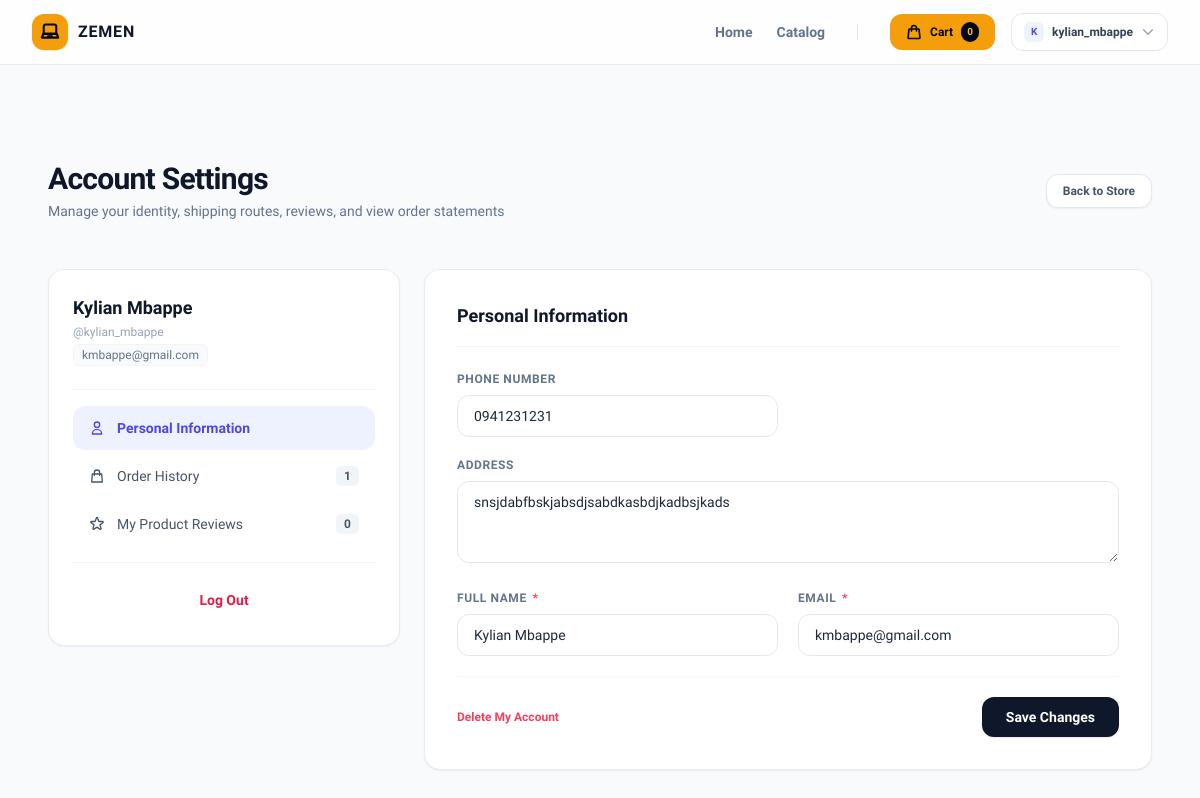
Screenshot of /profile/ (signed in) with the database file from the repository.
### myapp/models.py (models this page shows, shortened)
class Customer(models.Model):
    user = models.OneToOneField(
        settings.AUTH_USER_MODEL,
        on_delete=models.CASCADE,
        related_name='customer_profile'
    )
    full_name = models.CharField(max_length=255, blank=True, null=True)
    email = models.EmailField(unique=True, blank=True, null=True)
    address = models.TextField(blank=True, null=True)
    phone_number = models.CharField(max_length=15, blank=True, null=True)

### myapp/views.py (the view)
# urls.py: path('profile/', views.profile_view, name='profile'),
@login_required
def profile_view(request):
    customer_profile = get_object_or_404(Customer, user=request.user)
    if request.method == 'POST':
        form = CustomerProfileForm(request.POST, instance=customer_profile, user=request.user)
        if form.is_valid():
            form.save()
            messages.success(request, "Your profile has been updated successfully!")
            return redirect('profile')
    else:
        form = CustomerProfileForm(instance=customer_profile, user=request.user)
    user_reviews = Review.objects.filter(customer=customer_profile).select_related('laptop')
    return render(request, 'account/profile.html', {
        'form': form,
        'customer': customer_profile,
        'reviews': user_reviews,
    })

### myapp/forms.py (shortened to what this page needs)
class CustomerProfileForm(forms.ModelForm):
    full_name = forms.CharField(max_length=255, required=True, label="Full Name")
    email = forms.EmailField(required=True)
    class Meta:
        model = Customer
        fields = ['phone_number', 'address']
    def __init__(self, *args, **kwargs):
        self.user = kwargs.pop('user', None)
        super().__init__(*args, **kwargs)
        if self.user:
            self.fields['email'].initial = self.user.email
            if self.instance and hasattr(self.instance, 'full_name'):
                self.fields['full_name'].initial = self.instance.full_name

### myapp/templates/account/profile.html (shortened to what this page needs)
{% extends "base.html" %}
{% load static %}
{% block content %}
<div class="bg-[#f8fafc] text-slate-800 min-h-screen antialiased"
     x-data="{
         deleteModalOpen: false,
         editReviewModalOpen: false,
         deleteReviewModalOpen: false,
         activeTab: 'profile',
         editActionUrl: '',
         deleteActionUrl: '',
         editRating: 5,
         editText: ''
     }">
<div class="container mx-auto max-w-6xl px-4 py-8 md:py-12">
    <div class="flex flex-col sm:flex-row sm:items-center sm:justify-between gap-4 mb-8 md:mb-12">
        <div>
            <h1 class="text-2xl md:text-3xl font-extrabold tracking-tight text-slate-900">Account Settings</h1>
            <p class="text-sm text-slate-500 mt-1">Manage your identity, shipping routes, reviews, and view order statements</p>
        </div>
        <a href="{% url 'home' %}" class="inline-flex items-center justify-center px-4 py-2 text-xs font-semibold text-slate-600 bg-white border border-slate-200 rounded-xl hover:bg-slate-50 hover:text-slate-900 transition-all shadow-sm">
            Back to Store
        </a>
    </div>
    <div class="grid grid-cols-1 lg:grid-cols-12 gap-6 items-start">
        <div class="lg:col-span-4 bg-white border border-slate-200/80 rounded-2xl p-6 shadow-sm">
            <div class="overflow-hidden w-full mb-4">
                <h4 class="font-bold text-slate-900 text-base lg:text-lg truncate">{{ customer.full_name|default:request.user.username }}</h4>
                <p class="text-xs text-slate-400 truncate mt-0.5">@{{ request.user.username }}</p>
                <p class="text-xs text-slate-500 truncate mt-1 bg-slate-50 border border-slate-100 px-2 py-0.5 rounded-md inline-block">{{ request.user.email }}</p>
            </div>
            <div class="my-4 border-t border-slate-100"></div>
            <nav class="space-y-1">
                <button @click="activeTab = 'profile'" :class="activeTab === 'profile' ? 'bg-indigo-50 text-indigo-600 font-semibold' : 'text-slate-600 hover:bg-slate-50 hover:text-slate-900'" class="w-full flex items-center gap-3 px-4 py-3 text-sm rounded-xl transition-all">
                    <svg class="w-4 h-4" fill="none" viewBox="0 0 24 24" stroke="currentColor" stroke-width="2"><path stroke-linecap="round" stroke-linejoin="round" d="M16 7a4 4 0 11-8 0 4 4 0 018 0zM12 14a7 7 0 00-7 7h14a7 7 0 00-7-7z" /></svg>
                    Personal Information
                </button>
                <button @click="activeTab = 'orders'" :class="activeTab === 'orders' ? 'bg-indigo-50 text-indigo-600 font-semibold' : 'text-slate-600 hover:bg-slate-50 hover:text-slate-900'" class="w-full flex items-center justify-between px-4 py-3 text-sm rounded-xl transition-all">
                    <span class="flex items-center gap-3">
                        <svg class="w-4 h-4" fill="none" viewBox="0 0 24 24" stroke="currentColor" stroke-width="2"><path stroke-linecap="round" stroke-linejoin="round" d="M16 11V7a4 4 0 00-8 0v4M5 9h14l1 12H4L5 9z" /></svg>
                        Order History
                    </span>
                    <span class="bg-slate-100 text-slate-600 text-xs font-bold px-2 py-0.5 rounded-md">{{ customer.orders.all.count|default:0 }}</span>
                </button>
                <button @click="activeTab = 'reviews'" :class="activeTab === 'reviews' ? 'bg-indigo-50 text-indigo-600 font-semibold' : 'text-slate-600 hover:bg-slate-50 hover:text-slate-900'" class="w-full flex items-center justify-between px-4 py-3 text-sm rounded-xl transition-all">
                    <span class="flex items-center gap-3">
                        My Product Reviews
                    </span>
                    <span class="bg-slate-100 text-slate-600 text-xs font-bold px-2 py-0.5 rounded-md">{{ reviews.count|default:0 }}</span>
                </button>
            </nav>
            <div class="hidden lg:block my-4 border-t border-slate-100"></div>
            <a href="{% url 'logout' %}" class="w-full block text-center mt-4 lg:mt-0 px-4 py-2.5 text-sm font-semibold text-rose-600 hover:bg-rose-50 border border-transparent rounded-xl transition-all">
                Log Out
            </a>
        </div>
        <div class="lg:col-span-8 bg-white border border-slate-200/80 rounded-2xl p-6 md:p-8 shadow-sm min-h-[400px]">
            <div x-show="activeTab === 'profile'" x-transition:enter="transition ease-out duration-200" x-transition:enter-start="opacity-0 translate-y-1">
                <h3 class="font-bold text-slate-900 text-lg mb-6 flex items-center gap-2 border-b border-slate-100 pb-4">
                    Personal Information
                </h3>
                <form method="POST" novalidate class="space-y-5">
                    <div class="grid grid-cols-1 md:grid-cols-2 gap-5">
                        {% for field in form %}
                            <div class="{% if field.name == 'address' %}md:col-span-2{% else %}col-span-1{% endif %}">
                                <label for="{{ field.id_for_label }}" class="block text-xs font-semibold text-slate-500 uppercase tracking-wider mb-2">
                                    {{ field.label }}
                                    {% if field.field.required %}
                                        <span class="text-rose-500 font-bold ml-0.5">*</span>
                                    {% endif %}
                                </label>
                                {% if field.name == 'address' %}
                                    <textarea name="{{ field.name }}" id="{{ field.id_for_label }}"
                                              class="w-full px-4 py-2.5 text-sm rounded-xl border border-slate-200 placeholder-slate-400 focus:outline-none focus:ring-4 focus:ring-indigo-500/10 focus:border-indigo-500 transition-all ring-offset-0 {% if field.errors %}border-rose-400 ring-4 ring-rose-500/10{% endif %}"
                                              rows="3" placeholder="Enter your delivery address">{% if field.value %}{{ field.value }}{% endif %}</textarea>
                                {% else %}
                                    <input type="{% if field.name == 'email' %}email{% else %}text{% endif %}"
                                           name="{{ field.name }}" id="{{ field.id_for_label }}"
                                           class="w-full px-4 py-2.5 text-sm rounded-xl border border-slate-200 placeholder-slate-400 focus:outline-none focus:ring-4 focus:ring-indigo-500/10 focus:border-indigo-500 transition-all ring-offset-0 {% if field.errors %}border-rose-400 ring-4 ring-rose-500/10{% endif %}"
                                           value="{{ field.value|default_if_none:'' }}"
                                           placeholder="Enter your {{ field.label|lower }}">
                                {% endif %}
                            </div>
                        {% endfor %}
                    </div>
                    <div class="flex flex-col sm:flex-row items-center justify-between gap-4 mt-8 pt-5 border-t border-slate-100">
                        <button type="button" @click="deleteModalOpen = true" class="text-xs font-semibold text-rose-500 hover:text-rose-700 transition order-2 sm:order-1">
                            Delete My Account
                        </button>
                        <button type="submit" class="w-full sm:w-auto px-6 py-2.5 bg-slate-900 text-white font-semibold text-sm rounded-xl hover:bg-slate-800 focus:outline-none focus:ring-4 focus:ring-slate-900/10 active:scale-[0.98] transition-all order-1 sm:order-2 shadow-sm shadow-slate-900/10">
                            Save Changes
                        </button>
                    </div>
                </form>
            </div>
        </div>
    </div>
</div>
</div>
{% endblock %}

### myapp/templates/base.html (shortened to what this page needs)
{% load static %}
<!DOCTYPE html>
<html lang="en" class="h-full">
<head>
    <script src="https://cdn.tailwindcss.com"></script>
</head>
<body class="flex flex-col min-h-full bg-[#f8fafc] text-slate-800 antialiased" x-data="{ mobileMenuOpen: false }">
    <nav class="sticky top-0 z-40 w-full border-b border-slate-200/80 bg-white/80 backdrop-blur-md">
        <div class="mx-auto max-w-7xl px-4 sm:px-6 lg:px-8">
            <div class="flex h-16 items-center justify-between gap-4">
                <a class="flex items-center gap-2.5 font-extrabold text-base tracking-wider text-slate-900 transition-opacity hover:opacity-90" href="{% url 'home' %}">
                    <div class="flex h-9 w-9 items-center justify-center rounded-xl bg-amber-500 text-slate-950 shadow-sm shadow-amber-500/20">
                    </div>
                    <span>ZEMEN</span>
                </a>
                <div class="hidden md:flex md:items-center md:gap-8">
                    <div class="flex items-center gap-6">
                        <a class="text-sm font-semibold text-slate-500 hover:text-slate-900 transition-colors" href="{% url 'home' %}">
                            Home
                        </a>
                        <a class="text-sm font-semibold transition-colors {% if request.resolver_match.url_name == 'laptop_catalog' %}text-slate-900 font-bold{% else %}text-slate-500 hover:text-slate-900{% endif %}" href="{% url 'laptop_catalog' %}">
                            Catalog
                        </a>
                    </div>
                    <div class="flex items-center gap-4">
                        <a class="relative inline-flex items-center gap-2 rounded-xl bg-amber-500 px-4 py-2 text-xs font-bold text-slate-950 transition-all hover:bg-amber-400 hover:shadow-md hover:shadow-amber-500/15 active:scale-[0.98]" href="{% url 'cart_page' %}">
                            <span>Cart</span>
                            <span id="nav-cart-count" class="inline-flex items-center justify-center rounded-full bg-slate-950 px-1.5 py-0.5 text-[10px] font-extrabold text-amber-400 min-w-[18px]">
                                0
                            </span>
                        </a>
                        {% if user.is_authenticated %}
                            <div class="relative" x-data="{ open: false }" @click.outside="open = false">
                                <button @click="open = !open" class="inline-flex items-center gap-2 rounded-xl border border-slate-200 bg-white px-3 py-2 text-xs font-semibold text-slate-700 hover:bg-slate-50 transition-all">
                                    <div class="h-5 w-5 rounded-md bg-indigo-50 text-indigo-600 flex items-center justify-center text-[10px] font-bold">
                                        {{ user.username|slice:":1"|upper }}
                                    </div>
                                    <span>{{ user.username }}</span>
                                    <svg class="h-3.5 w-3.5 text-slate-400 transition-transform duration-200" :class="{ 'rotate-180': open }" fill="none" viewBox="0 0 24 24" stroke-width="2.5" stroke="currentColor">
                                        <path stroke-linecap="round" stroke-linejoin="round" d="M19.5 8.25l-7.5 7.5-7.5-7.5" />
                                    </svg>
                                </button>
                            </div>
                        {% endif %}
                    </div>
                </div>
            </div>
        </div>
    </nav>
    <main class="flex-grow py-8 md:py-12">
        <div class="mx-auto max-w-7xl px-4 sm:px-6 lg:px-8">
            {% block content %}
            {% endblock %}
        </div>
    </main>
</body>
</html>

### myapp/templates/base.html (style rules this page uses)
body { font-family: 'Plus Jakarta Sans', sans-serif; }

### rows the page displays
Customer: full_name "Kylian Mbappe", orders.all.count "1", phone_number "0941231231" "Kylian Mbappe", address "snsjdabfbskjabsdjsabdkasbdjkadbsjkads"

### other values shown
{{ user.username|slice:":1"|upper }} "K"
{{ user.username }} "kylian_mbappe"
{{ request.user.username }} "kylian_mbappe"
{{ request.user.email }} "kmbappe@gmail.com"
{{ reviews.count|default:0 }} "0"
{{ field.label }} "PHONE NUMBER" "ADDRESS" "FULL NAME" "EMAIL"
